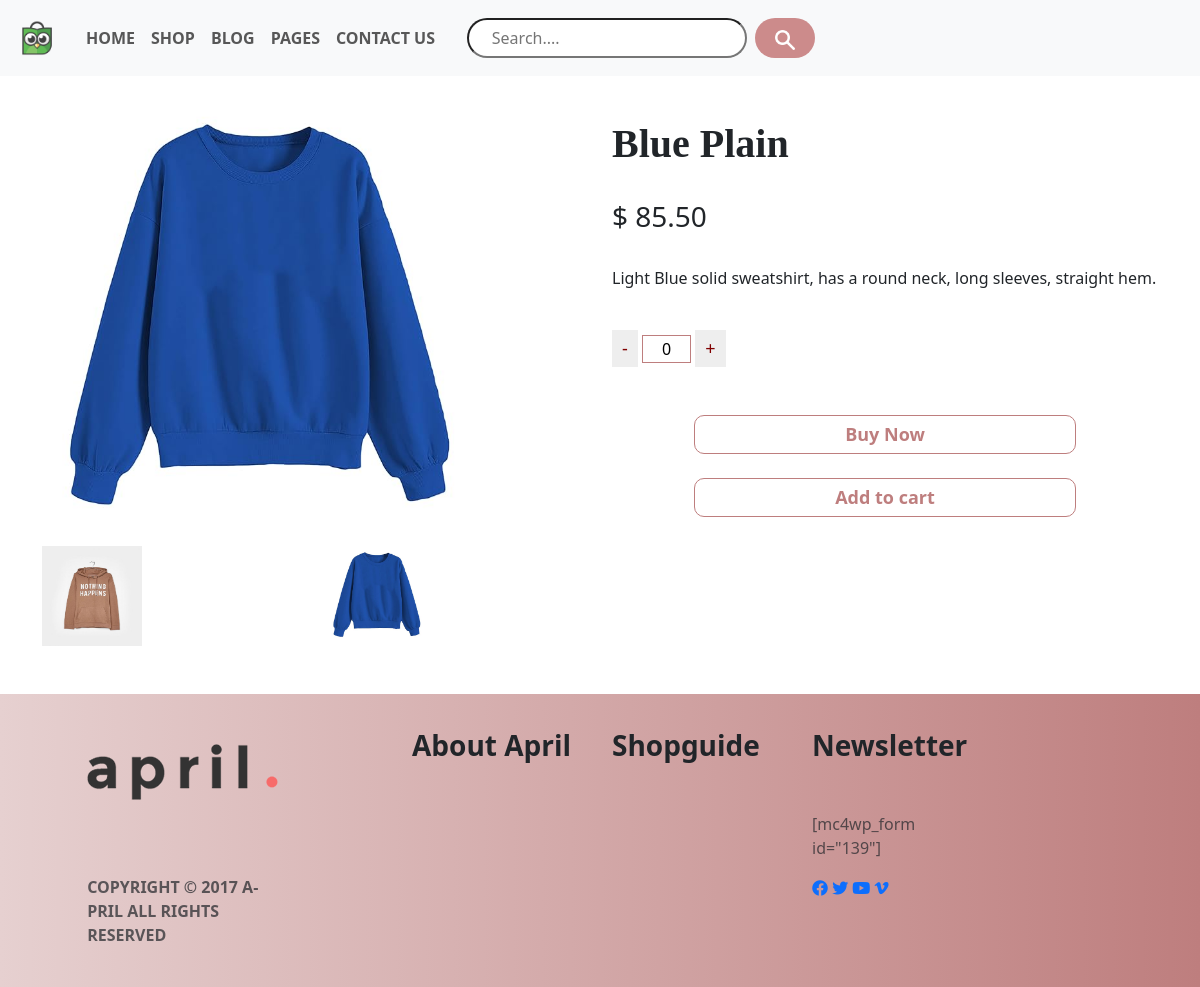
The page /detaildis/25 on the database its author committed.
### app/models.py (models this page shows)
class SubModel(models.Model):
    category=models.TextField(null=True)
    imgg=models.ImageField(upload_to="images",blank=True,null=True)
    prodname=models.TextField()
    prodprice=models.TextField()
    imgone=models.ImageField(upload_to="images",blank=True,null=True)
    imgtwo=models.ImageField(upload_to="images",blank=True,null=True)
    desc=models.TextField(null=True)

### app/views.py (the view)
# urls.py: path('detaildis/<id>',views.detailsdispl,name='detaildsply'),
def detailsdispl(request,id):
    det=SubModel.objects.get(id=id)
    return render(request,"detailspage.html",{"det":det})

### app/templates/detailspage.html (shortened to what this page needs)
<!DOCTYPE html>
{% load static %}
<html lang="en">
<head>
    <link href="https://cdn.jsdelivr.net/npm/bootstrap@5.3.3/dist/css/bootstrap.min.css" rel="stylesheet">
    <link rel="stylesheet" href="https://cdnjs.cloudflare.com/ajax/libs/font-awesome/6.0.0-beta3/css/all.min.css">
</head>
<body>
    <nav class="navbar navbar-expand-sm bg-light fixed-top ">
        <div class="container-fluid">
            <a class="navbar-brand" href="#">
                <img src="{% static 'images/shoppy.png' %}" alt="Logo" style="width:50px; height: 50px;" >
              </a>
          <ul class="navbar-nav">
            <li class="nav-item">
              <a class="nav-link" href="{% url 'homee' %}"><b>HOME</b></a>
            </li>
            <li class="nav-item">
              <a class="nav-link" href="{% url 'display' %}"><b>SHOP</b></a>
            </li>
            <li class="nav-item">
              <a class="nav-link" href="#"><b>BLOG</b></a>
            </li>
            <li class="nav-item">
                <a class="nav-link" href="#"><b>PAGES</b></a>
              </li>
            <li class="nav-item">
                <a class="nav-link" href="#"><b>CONTACT&nbsp;US</b></a>
              </li>
          </ul>
        </div>
          <div class="container" >
            <input  class=" me-2" type="text" placeholder="     Search...." style="border-radius: 20px; height: 40px; width: 280px;" >
            <button class="btn " type="button" style="margin-right: 400px; height: 40px; border-radius: 20px; width: 60px; background-color: rgb(204, 139, 139); "> <img src="{% static 'images/searchicon.png' %}" alt="no" style="width:20px; height: 20px;" > </button>
          </div>
      </nav>
       <div class="container mt-5">
        <div class="row">
            <div class="col-6 mt-5">
              <img src="{{det.imgg.url}}" id="mainimg" alt="" width="80%" height="450px">
            <div class="row">
              <div class="col">
                <img src="{{det.imgone.url}}" class="otherimg" alt="" width="100px" height="100px">
              </div>
              <div class="col">
                <img src="{{det.imgtwo.url}}" class="otherimg" alt="" width="100px" height="100px">
              </div>
            </div>
            </div>
            <div class="col-6 mt-5">
              <br>
                <h1 style="font-family: font-awesome;"><b>{{det.prodname}}</b></h1> <br>
                <h3>$ {{det.prodprice}}</h3> <br>
                <p>{{det.desc}}</p> <br>
                <button id="decrement" style="color: maroon;">-</button>
                <input type="text" id="count" value="0" min="0">
                <button id="increment" style="color: maroon;">+</button> <br> <br> <br>
                 <center><button id="buybtn" style="width: 70%; border-radius: 10px; background-color: white; color: rgb(190, 126, 126); border: 1px solid rgb(190, 126, 126);"><b>Buy Now</b></button></center> <br>
                <center><button id="addcartbtn" style="width: 70%; border-radius: 10px; background-color: white; color: rgb(190, 126, 126); border: 1px solid rgb(190, 126, 126);"><b>Add to cart</b></button></center>
            </div>
        </div>
       </div>
<div class="container-fluid  mt-5" style="background-image: linear-gradient(to right,rgb(230, 208, 208) , rgb(190, 126, 126));">
    <div class="row">
      <div class="col-4">
      <img src="{% static 'images/aprillogo.png' %}" alt="no" style="margin-left: 20%; margin-top: 50px;">
      <br>
      <p style="margin-left: 20%; margin-top: 20%; opacity: 0.7;"><b>COPYRIGHT © 2017 A- <br >PRIL ALL RIGHTS <br> RESERVED</b></p> <br>
      </div>
      <div class="col-2">
         <h3 style="margin-top: 20%;"><b>About April</b></h3>
      </div>
      <div class="col-2">
        <h3 style="margin-top: 20%;"><b>Shopguide</b></h3>
     </div>
     <div class="col-2">
      <h3 style="margin-top: 20%;"><b>Newsletter</b></h3>
      <br>
      <p style="margin-top: 10%; opacity: 0.7;">[mc4wp_form id="139"]</p>
      <a href="#" ><i class="fa-brands fa-facebook"></i></a>
      <a href="#"><i class="fa-brands fa-twitter"></i></a>
      <a href="#"><i class="fa-brands fa-youtube"></i></a>
      <a href="#"><i class="fa-brands fa-vimeo-v"></i></a>
   </div>
    </div>
  </div>
</body>
</html>

### app/templates/detailspage.html (style rules this page uses)
button { border: none; background: #eee; font-size: 18px; padding: 5px 10px; cursor: pointer; }
#count { width: 9%; text-align: center; border: none; border: 1px solid rgb(190, 126, 126) ; }

### rows shown on the page
SubModel: imgg (picture), imgone (picture), imgtwo (picture), prodname "Blue Plain", prodprice "85.50", desc "Light Blue solid sweatshirt, has a round neck, long sleeves, straight hem."
